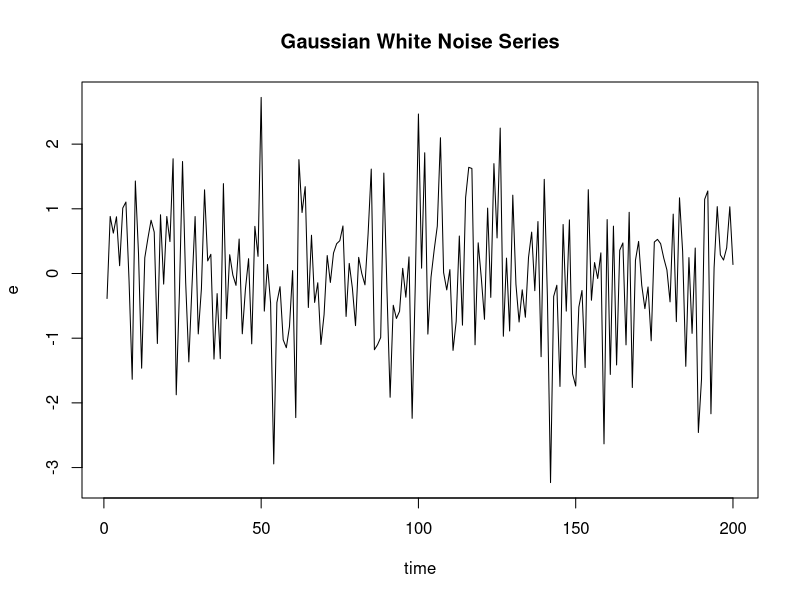
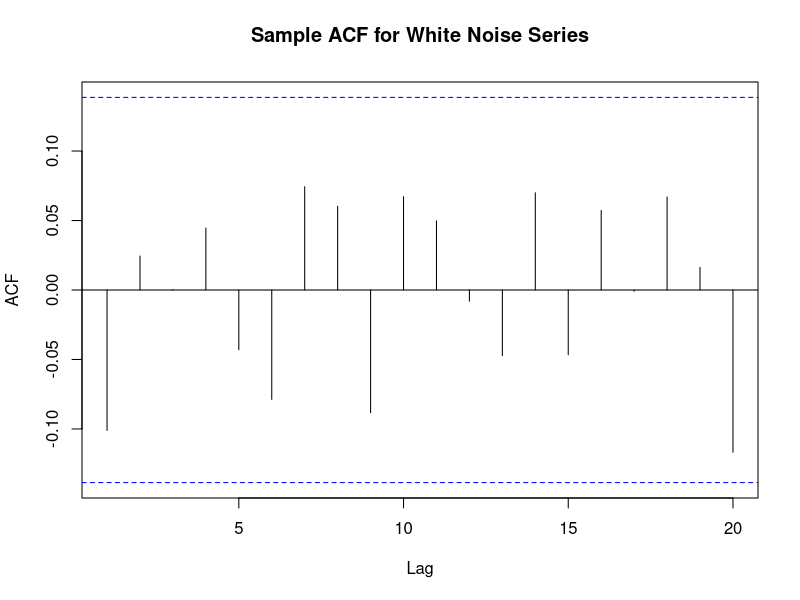
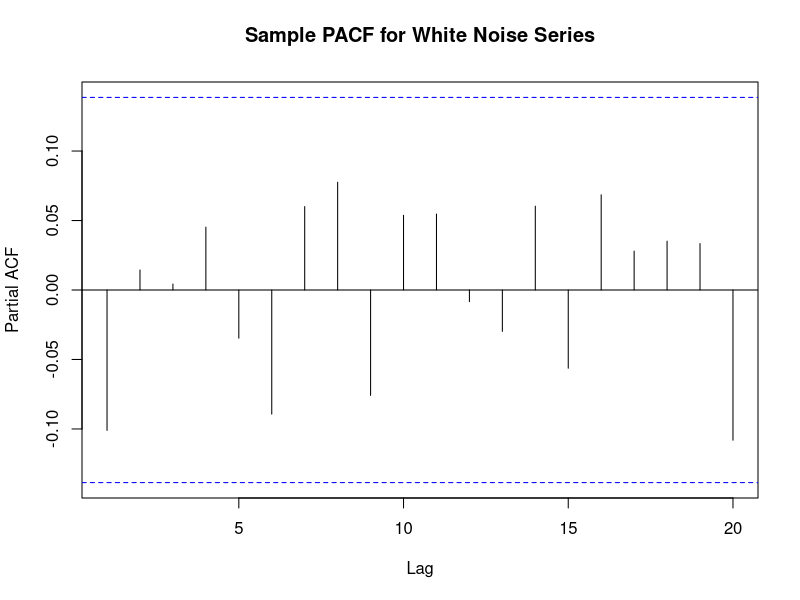
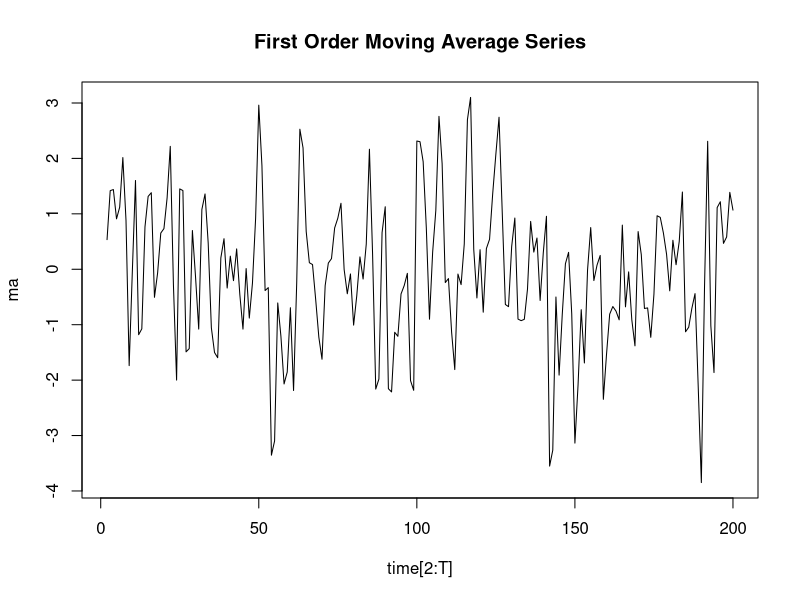
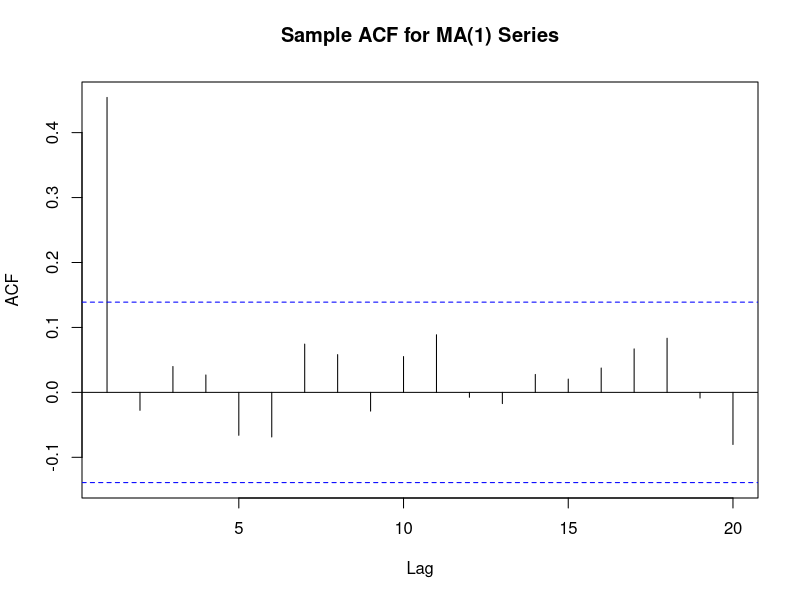
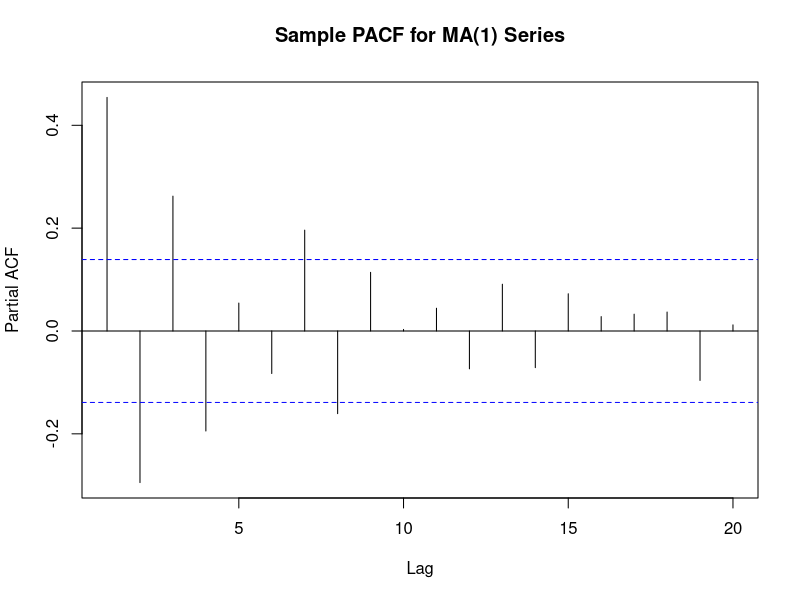
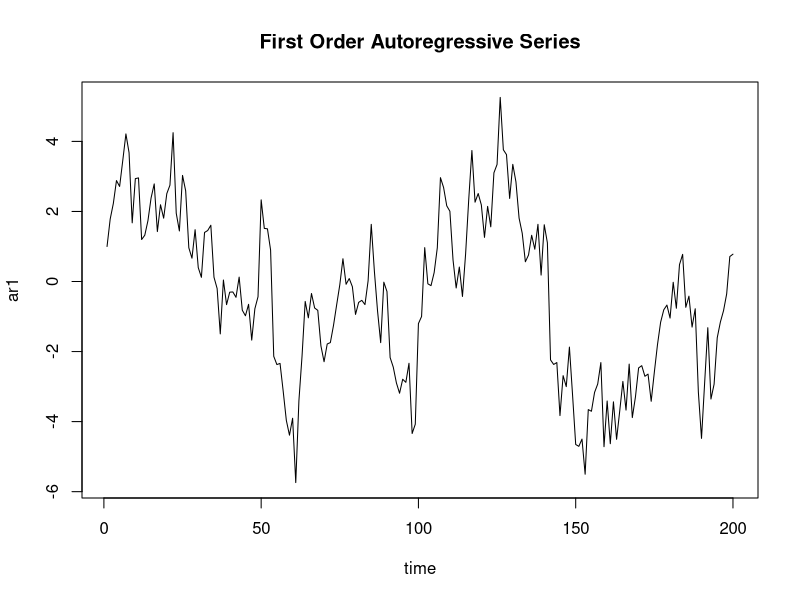
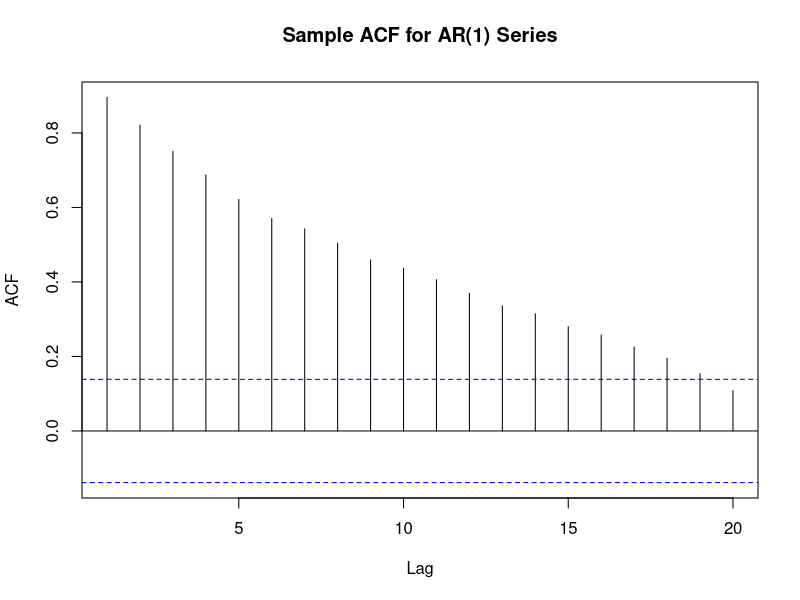

R code for these plots, in order:
rm(list=ls())
# Generating a white noise series 

e <- rnorm(200, mean = 0, sd = 1)
T <- length(e)
time <- seq(1,T)

plot(time, e, main = "Gaussian White Noise Series", type = "l")

acfwn <- acf(e, plot = FALSE)

plot(acfwn[1:20], main = "Sample ACF for White Noise Series")

pacfwn <- pacf(e, plot = FALSE) 

plot(pacfwn[1:20], main = "Sample PACF for White Noise Series")

# Generating a first order moving average series 

elag <- e[1:T-1]
ma <- e[2:T] + 0.9*elag

plot(time[2:T], ma, main = "First Order Moving Average Series", type = "l")

acfma <- acf(ma, plot = FALSE)

plot(acfma[1:20], main = "Sample ACF for MA(1) Series")

pacfma <- pacf(ma, plot = FALSE)

plot(pacfma[1:20], main = "Sample PACF for MA(1) Series")

# Generating a first order autoregressive series 

ar1 <- 1 # Here we are initialising the first observation in our autoregressive series

for (i in 2:T) # This is a loop that generates the autoregressive series 
{ar1[i] <- 0.9*ar1[i-1] + e[i]}

plot(time, ar1, main = "First Order Autoregressive Series", type = "l")

acfar <- acf(ar1, plot = FALSE)

plot(acfar[1:20], main = "Sample ACF for AR(1) Series")

pacfar <- pacf(ar1, plot = FALSE)

plot(pacfar[1:20], main = "Sample PACF for AR(1) Series")

# Generating a first order autoregressive series with alternate coefficient 

ar1alt <- 1   # Here we are initialising the first observation in our autoregressive series

for (i in 2:T) # This is a loop that generates the autoregressive series
{ar1alt[i] <- -0.9*ar1alt[i-1] + e[i]}

plot(time, ar1alt, main = "First Order Autoregressive Series", type = "l")

acfaralt <- acf(ar1alt, plot = FALSE)

plot(acfaralt[1:20], main = "Sample ACF for AR(1) Series")

pacfaralt <- pacf(ar1alt, plot = FALSE)

plot(pacfaralt[1:20], main = "Sample PACF for AR(1) Series")
